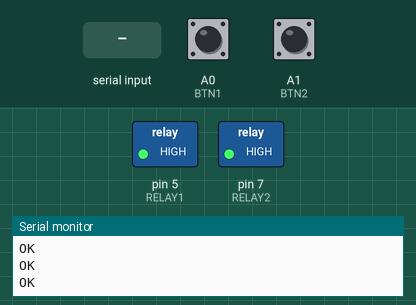
Bench run of a sketch on a simulated Arduino Uno, built with avr-gcc and run on an emulated ATmega328P. Shown: switched loads named in the sketch (green lamp = pin HIGH), the last lines printed to the serial monitor. The test bench sets the inputs (shaded band); at power-on: A0 (BTN1) HIGH, A1 (BTN2) HIGH. The modem accepts every AT command (registered, SIM ready, sends succeed) and sends nothing else.

Above: at 2.0 s.
2.1 s: "RING" received over the second serial link
At 4.7 s:
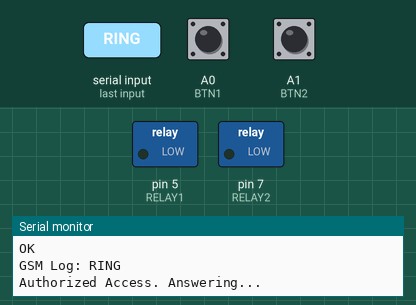
5.1 s: A0 (BTN1) pulled LOW for 1 s
At 6.8 s:
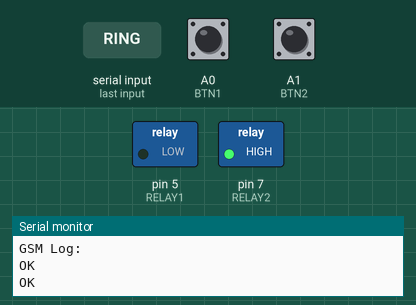
11.6 s: A0 (BTN1) pulled LOW for 0.15 s
At 12.4 s:
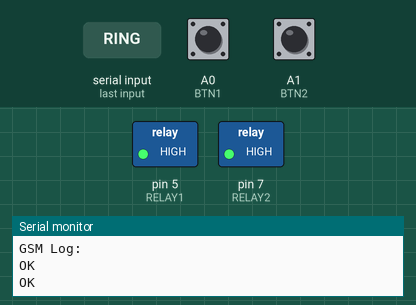
13.2 s: A1 (BTN2) pulled LOW for 0.15 s
At 13.8 s:
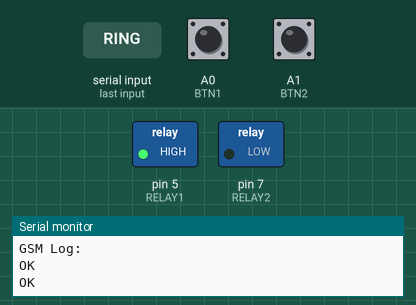
Timing chart, 0 to 15.8 s (numbered marks = the images above; inputs shaded):
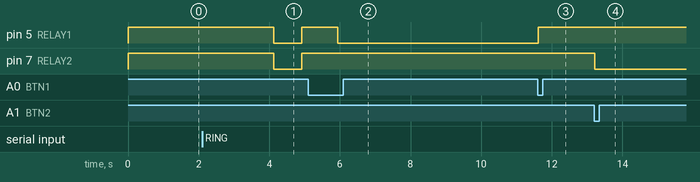

The sketch:

Arduino_and_GSM_DTMF.ino
```cpp
/*
 * =========================================================================
 * Project: Universal GSM Automation System
 * Developer: Ahmed Samy
 * -------------------------------------------------------------------------
 * SECURITY SETTINGS (AUTHORIZED NUMBER):
 * - If authorizedNumber is set to "", the system will answer ANY call
 * (Useful for testing and demos).
 * - To enable security, enter your phone number in international format
 * (e.g., "+201XXXXXXXXX").
 * =========================================================================
 */

#include <SoftwareSerial.h>
#include <avr/wdt.h>

// Hardware Configuration
#define GSM_TX 9
#define GSM_RX 10
#define RELAY1 5
#define RELAY2 7
#define BTN1 A0
#define BTN2 A1

SoftwareSerial sim800l(GSM_TX, GSM_RX);

// --- USER CONFIGURATION ---
String authorizedNumber = ""; // Leave empty for "Public Mode" or add your number for "Secure Mode"
String pinCode = "1234";      // Change your security PIN here

// System Flags
String inputBuffer = "";
bool isAuthenticated = false;
bool inCall = false;
int light1 = 0, light2 = 0;
int lastState1 = HIGH, lastState2 = HIGH;

void setup() {
  wdt_enable(WDTO_8S);

  pinMode(RELAY1, OUTPUT); digitalWrite(RELAY1, HIGH);
  pinMode(RELAY2, OUTPUT); digitalWrite(RELAY2, HIGH);
  pinMode(BTN1, INPUT_PULLUP);
  pinMode(BTN2, INPUT_PULLUP);

  Serial.begin(9600);
  sim800l.begin(9600);

  Serial.println("System Initializing...");

  // Initialization Commands
  sim800l.println("AT"); delay(200);
  sim800l.println("AT+CLIP=1"); delay(200);
  sim800l.println("AT+DDET=1"); delay(200);
  sim800l.println("AT+CLVL=100"); delay(200);

  Serial.println("System Ready.");
}

void loop() {
  wdt_reset();

  checkPhysicalButtons(); // Manual control always active

  if (sim800l.available()) {
    String data = sim800l.readString();
    Serial.println("GSM Log: " + data);

    // 1. Incoming Call Logic
    if (data.indexOf("RING") != -1) {
      // Check if Caller is Authorized or if Public Mode is active
      if (authorizedNumber == "" || data.indexOf(authorizedNumber) != -1) {
        Serial.println("Authorized Access. Answering...");
        sim800l.println("ATA");
        delay(1000);
        sim800l.println("AT+CMUT=1"); // Mute microphone for clear DTMF detection
        inCall = true;

        // 2. Visual Confirmation (Blink Signal)
        confirmSignal();

      } else {
        Serial.println("Unauthorized Caller. Rejected.");
        sim800l.println("ATH");
      }
    }

    // 3. DTMF Decoding Logic
    if (inCall && data.indexOf("+DTMF:") != -1) {
      int index = data.indexOf("+DTMF:");
      char key = data.charAt(index + 7);
      processCommand(key);
    }

    // 4. Call Disconnection
    if (data.indexOf("NO CARRIER") != -1) {
      terminateCall();
    }
  }

  // Monitor Control (Via Serial)
  if (inCall && Serial.available()) {
    processCommand(Serial.read());
  }
}

// Confirmation blink when call starts
void confirmSignal() {
  digitalWrite(RELAY1, LOW); digitalWrite(RELAY2, LOW);
  delay(800);
  digitalWrite(RELAY1, HIGH); digitalWrite(RELAY2, HIGH);
  Serial.println("Signal Sent: Line Open.");
}

void processCommand(char key) {
  if (!isAuthenticated) {
    inputBuffer += key;
    if (inputBuffer == pinCode) {
      isAuthenticated = true;
      inputBuffer = "";
      Serial.println("PIN Verified. Control Unlocked.");
      // Lights turn ON as feedback for correct PIN
      light1 = 1; light2 = 1; updateHardware();
    } else if (inputBuffer.length() >= 4) {
      inputBuffer = "";
      Serial.println("Error: Incorrect PIN.");
    }
  } else {
    // Commands active after authentication
    switch (key) {
      case '1': light1 = !light1; break;
      case '2': light2 = !light2; break;
      case '9': light1 = 1; light2 = 1; break;
      case '0': light1 = 0; light2 = 0; break;
      case '*': sim800l.println("ATH"); break;
    }
    updateHardware();
  }
}

void checkPhysicalButtons() {
  int s1 = digitalRead(BTN1);
  if (s1 == LOW && lastState1 == HIGH) { light1 = !light1; updateHardware(); }
  lastState1 = s1;

  int s2 = digitalRead(BTN2);
  if (s2 == LOW && lastState2 == HIGH) { light2 = !light2; updateHardware(); }
  lastState2 = s2;
  delay(20);
}

void updateHardware() {
  digitalWrite(RELAY1, light1 ? LOW : HIGH);
  digitalWrite(RELAY2, light2 ? LOW : HIGH);
}

void terminateCall() {
  inCall = false;
  isAuthenticated = false;
  light1 = 0; light2 = 0; // Safe reset: Turn off devices
  updateHardware();
  Serial.println("System Reset: Awaiting next call.");
}
```

Measured:
- after the input at 2.1 s, pin 5 (RELAY1), pin 7 (RELAY2): HIGH → LOW after 2.0 s, → HIGH 0.80 s later
- after the input at 5.1 s, pin 5 (RELAY1): HIGH → LOW after 0.84 s
- after the input at 11.6 s, pin 5 (RELAY1): LOW → HIGH at once
- after the input at 13.2 s, pin 7 (RELAY2): HIGH → LOW at once
